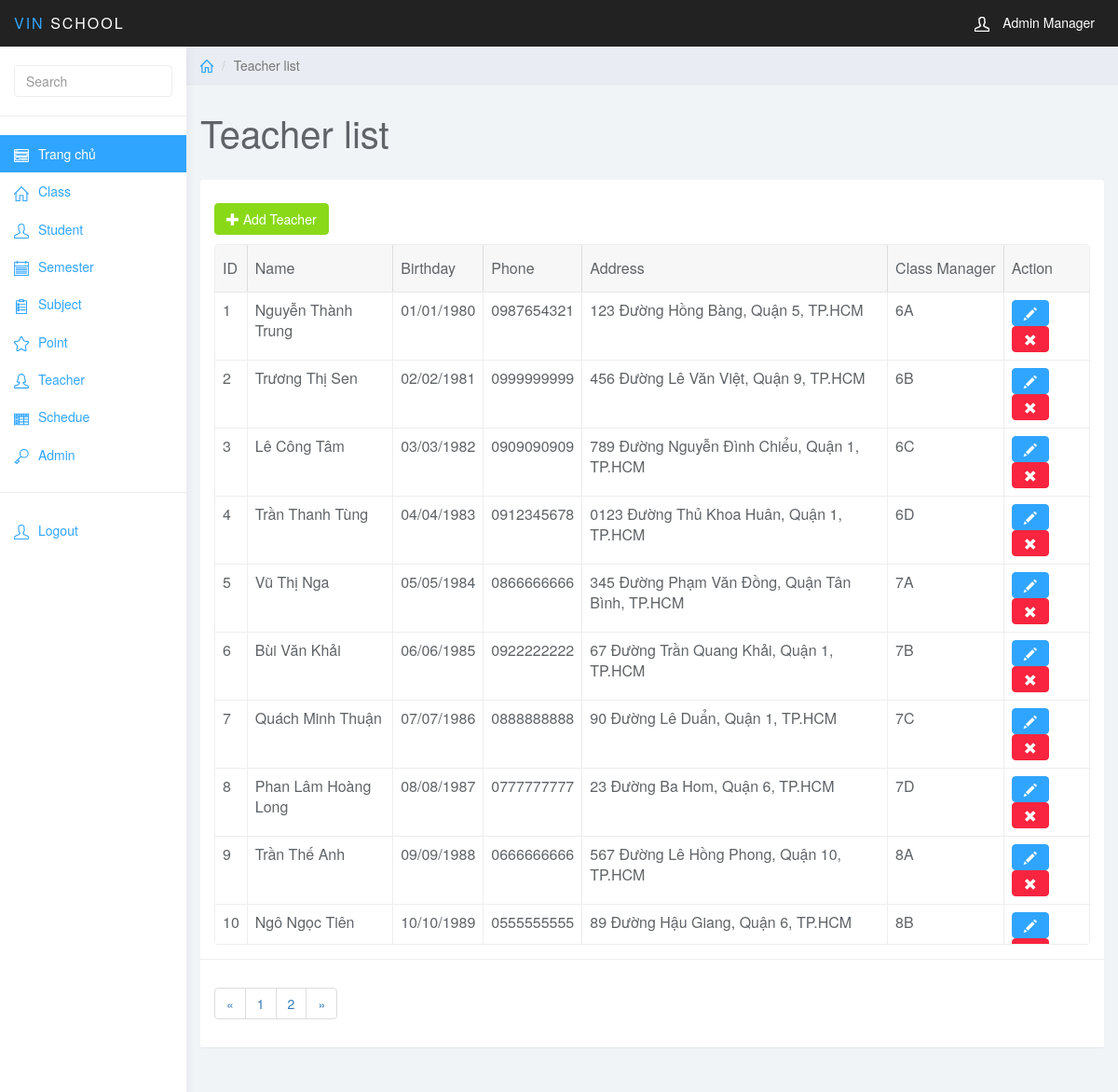
The page /index.php?page_layout=teacher (signed in) on the database its author committed.
### tables this page shows
CREATE TABLE `teacher` (
  `teacher_id` int(11) NOT NULL,
  `teacher_name` varchar(255) NOT NULL,
  `teacher_email` varchar(255) NOT NULL,
  `teacher_phone` varchar(255) NOT NULL,
  `class_id` int(11) NOT NULL,
  `teacher_address` varchar(255) NOT NULL,
  `teacher_birth_day` varchar(255) NOT NULL
);

CREATE TABLE `class` (
  `class_id` int(11) NOT NULL,
  `class_name` varchar(255) NOT NULL,
  `teacher_id` int(11) NOT NULL
);

### teacher.php (the view, shortened to what this page needs)
<div class="col-sm-9 col-sm-offset-3 col-lg-10 col-lg-offset-2 main">
	<div class="row">
		<ol class="breadcrumb">
			<li><a href="#"><svg class="glyph stroked home"><use xlink:href="#stroked-home"></use></svg></a></li>
			<li class="active">Teacher list</li>
		</ol>
	</div>
	<div class="row">
		<div class="col-lg-12">
			<h1 class="page-header">Teacher list</h1>
		</div>
	</div>
	<div id="toolbar" class="btn-group">
           <a href="index.php?page_layout=add_teacher" class="btn btn-success">
               <i class="glyphicon glyphicon-plus"></i> Add Teacher
           </a>
       </div>
	<div class="row">
		<div class="col-lg-12">
			<div class="panel panel-default">
				<div class="panel-body">
                       <table
                           data-toolbar="#toolbar"
                           data-toggle="table">
					    <thead>
					    <tr>
					        <th>ID</th>
					        <th>Name</th>
                               <th>Birthday</th>
                               <th>Phone</th>
                               <th>Address</th>
                               <th>Class Manager</th>
                               <th>Action</th>
					    </tr>
                           </thead>
                           <tbody>
                               <?php
                                   if(isset($_GET["page"])){
                                       $page = $_GET["page"];
                                   }
                                   else{
                                       $page = 1;
                                   }
                                   $rows_per_page = 15;
                                   $per_rows = $page*$rows_per_page - $rows_per_page;
                                   $total_rows = mysqli_num_rows(mysqli_query($conn, "SELECT * FROM teacher"));
                                   $total_pages = ceil($total_rows/$rows_per_page);
                                   $list_pages = '';
                                   $page_prev = $page - 1;
                                   if($page_prev < 1){
                                       $page_prev = 1;
                                   }
                                   $list_pages .= '<li class="page-item"><a class="page-link" href="index.php?page_layout=teacher&page='.$page_prev.'">&laquo;</a></li>';
                                   for($i=1; $i<=$total_pages; $i++){
                                       $list_pages .= '<li class="page-item"><a class="page-link" href="index.php?page_layout=teacher&page='.$i.'">'.$i.'</a></li>';
                                   }
                                   $page_next = $page + 1;
                                   $list_pages .= '<li class="page-item"><a class="page-link" href="index.php?page_layout=teacher&page='.$page_next.'">&raquo;</a></li>';
                                   $sql = "SELECT * FROM teacher
                                           INNER JOIN class
                                           ON teacher.class_id = class.class_id
                                           LIMIT $per_rows, $rows_per_page";
                                   $query = mysqli_query($conn, $sql);
                                   while($row = mysqli_fetch_array($query)){
                               ?>
                               <tr>
                                   <td style=""><?php echo $row['teacher_name'] ?></td>
                                   <td style=""><?php echo $row['teacher_birth_day'] ?></td>
                                   <td style=""><?php echo $row['teacher_phone'] ?></td>
                                   <td style=""><?php echo $row['teacher_address'] ?></td>
                                   <td style=""><?php echo $row['class_name'] ?></td>
                                   <td class="form-group">
                                       <a href="index.php?page_layout=edit_teacher&teacher_id=<?php echo $row['teacher_id'] ?>" class="btn btn-primary"><i class="glyphicon glyphicon-pencil"></i></a>
                                       <a  onclick="return conf();" href="del_teacher.php?teacher_id=<?php echo $row["teacher_id"];?>" class="btn btn-danger"><i class="glyphicon glyphicon-remove"></i></a>
                                   </td>
                               </tr>
                               <?php
                                   }
                               ?>
                           </tbody>
					</table>
                   </div>
                   <div class="panel-footer">
                       <nav aria-label="Page navigation example">
                           <ul class="pagination">
                               <?php echo $list_pages;?>
                           </ul>
                       </nav>
                   </div>
			</div>
		</div>
	</div>
</div>

### css/styles.css (style rules this page uses)
body { background: #f1f4f7; padding-top: 50px; color: #5f6468; }
a, a:hover, a:focus { color: #30a5ff; }
h1, h2, h3, h4, h5, h6 { color: #5f6468; }
h1 { font-weight: 300; font-size: 40px; }
.btn-primary, .btn-primary:hover, .btn-primary:focus, .btn-primary:active, .btn-primary.active, .open > .dropdown-toggle.btn-primary, .btn-primary.disabled, .btn-primary[disabled], fieldset[disabled] .btn-primary, .btn-primary.disabled:hover, .btn-primary[disabled]:hover, fieldset[disabled] .btn-primary:hover, .btn-primary.disabled:focus, .btn-primary[disabled]:focus, fieldset[disabled] .btn-primary:focus, .btn-primary.disabled:active, .btn-primary[disabled]:active, fieldset[disabled] .btn-primary:active, .btn-primary.disabled.active, .btn-primary[disabled].active, fieldset[disabled] .btn-primary.active { background-color: #30a5ff; border-color: #30a5ff; }
.btn-success, .btn-success:hover, .btn-success:focus, .btn-success:active, .btn-success.active, .open > .dropdown-toggle.btn-success, .btn-success.disabled, .btn-success[disabled], fieldset[disabled] .btn-success, .btn-success.disabled:hover, .btn-success[disabled]:hover, fieldset[disabled] .btn-success:hover, .btn-success.disabled:focus, .btn-success[disabled]:focus, fieldset[disabled] .btn-success:focus, .btn-success.disabled:active, .btn-success[disabled]:active, fieldset[disabled] .btn-success:active, .btn-success.disabled.active, .btn-success[disabled].active, fieldset[disabled] .btn-success.active { background-color: #8ad919; border-color: #8ad919; }
.btn-danger, .btn-danger:hover, .btn-danger:focus, .btn-danger:active, .btn-danger.active, .open > .dropdown-toggle.btn-danger, .btn-danger.disabled, .btn-danger[disabled], fieldset[disabled] .btn-danger, .btn-danger.disabled:hover, .btn-danger[disabled]:hover, fieldset[disabled] .btn-danger:hover, .btn-danger.disabled:focus, .btn-danger[disabled]:focus, fieldset[disabled] .btn-danger:focus, .btn-danger.disabled:active, .btn-danger[disabled]:active, fieldset[disabled] .btn-danger:active, .btn-danger.disabled.active, .btn-danger[disabled].active, fieldset[disabled] .btn-danger.active { background-color: #f9243f; border-color: #f9243f; }
.panel { border: 0; }
.panel-footer { background: #fff; border-top: 1px solid #eee; }
.breadcrumb { border-radius: 0; padding: 10px 15px; background: #e9ecf2; box-shadow: 0 1px 1px rgba(0, 0, 0, .05); margin: 0 ; }
h1.page-header { margin-top: 30px; border-bottom: 0; }
.table { background: #fff; }
.breadcrumb .glyph { height: 14px; width: 14px; margin: -2px 0 0 0; stroke-width: 4px; }

### admin.php (style rules this page uses)
table { counter-reset: tableCount; }

### rows shown on the page
teacher: teacher_name "Nguyễn Thành Trung", teacher_birth_day "01/01/1980", teacher_phone "0987654321", teacher_address "123 Đường Hồng Bàng, Quận 5, TP.HCM", class.class_name "6A"
teacher: teacher_name "Trương Thị Sen", teacher_birth_day "02/02/1981", teacher_phone "0999999999", teacher_address "456 Đường Lê Văn Việt, Quận 9, TP.HCM", class.class_name "6B"
teacher: teacher_name "Lê Công Tâm", teacher_birth_day "03/03/1982", teacher_phone "0909090909", teacher_address "789 Đường Nguyễn Đình Chiểu, Quận 1, TP.HCM", class.class_name "6C"
teacher: teacher_name "Trần Thanh Tùng", teacher_birth_day "04/04/1983", teacher_phone "0912345678", teacher_address "0123 Đường Thủ Khoa Huân, Quận 1, TP.HCM", class.class_name "6D"
teacher: teacher_name "Vũ Thị Nga", teacher_birth_day "05/05/1984", teacher_phone "0866666666", teacher_address "345 Đường Phạm Văn Đồng, Quận Tân Bình, TP.HCM", class.class_name "7A"
teacher: teacher_name "Bùi Văn Khải", teacher_birth_day "06/06/1985", teacher_phone "0922222222", teacher_address "67 Đường Trần Quang Khải, Quận 1, TP.HCM", class.class_name "7B"
teacher: teacher_name "Quách Minh Thuận", teacher_birth_day "07/07/1986", teacher_phone "0888888888", teacher_address "90 Đường Lê Duẩn, Quận 1, TP.HCM", class.class_name "7C"
teacher: teacher_name "Phan Lâm Hoàng Long", teacher_birth_day "08/08/1987", teacher_phone "0777777777", teacher_address "23 Đường Ba Hom, Quận 6, TP.HCM", class.class_name "7D"
teacher: teacher_name "Trần Thế Anh", teacher_birth_day "09/09/1988", teacher_phone "0666666666", teacher_address "567 Đường Lê Hồng Phong, Quận 10, TP.HCM", class.class_name "8A"
teacher: teacher_name "Ngô Ngọc Tiên", teacher_birth_day "10/10/1989", teacher_phone "0555555555", teacher_address "89 Đường Hậu Giang, Quận 6, TP.HCM", class.class_name "8B"
